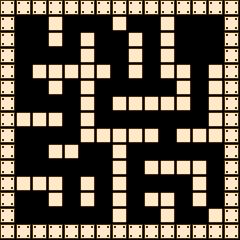

This is a level from a 2D game, rendered from its Tiled map with the project's own tilesets. A one-line summary and the complete map file follow:
An orthogonal 15x15 tile map with 16x16 px tiles, 1 tile layer (Foreground) and 20 objects (player_start).

<map version="1.0" orientation="orthogonal" width="15" height="15" tilewidth="16" tileheight="16">
 <properties>
  <property name="hp" value="3" />
  <property name="lv" value="1" />
 </properties>
 <tileset firstgid="1" name="chip" tilewidth="16" tileheight="16">
  <image source="chip.png" width="256" height="256" />
 </tileset>
 <layer name="Foreground" width="15" height="15">
  <properties>
   <property name="tileset" value="chip" />
  </properties>
  <data encoding="csv">
18,18,18,18,18,18,18,18,18,18,18,18,18,18,18,
18,0,0,17,0,0,0,17,0,0,17,0,0,0,18,
18,0,0,17,0,17,0,0,17,0,17,0,0,0,18,
18,0,0,0,0,17,0,0,17,0,17,0,0,0,18,
18,0,17,17,17,17,17,0,17,0,17,17,0,17,18,
18,0,0,17,0,17,0,0,0,0,0,17,0,17,18,
18,0,0,0,0,17,0,17,17,17,17,17,0,17,18,
18,17,17,17,0,17,0,0,0,0,0,0,0,17,18,
18,0,0,0,0,17,17,17,17,17,0,17,17,17,18,
18,0,0,17,17,0,0,17,0,0,0,0,0,0,18,
18,0,0,0,0,0,0,17,0,17,17,17,17,0,18,
18,17,17,17,0,17,0,17,0,0,0,0,17,0,18,
18,0,0,17,0,17,0,17,0,17,17,0,17,0,18,
18,0,0,0,0,0,0,17,0,0,17,0,0,17,18,
18,18,18,18,18,18,18,18,18,18,18,18,18,18,18
</data>
 </layer>
 <objectgroup color="#00ff00" name="object" width="15" height="15" opacity="0.49">
  <object name="start" type="player_start" gid="1" x="192" y="48" />
  <object gid="27" x="32" y="208" />
  <object gid="66" x="176" y="128" />
  <object gid="66" x="128" y="192" />
  <object gid="66" x="64" y="64" />
  <object gid="2" x="208" y="192" />
  <object gid="6" x="144" y="224" />
  <object gid="65" x="112" y="128" />
  <object gid="65" x="112" y="64" />
  <object gid="65" x="48" y="112" />
  <object gid="65" x="80" y="176" />
  <object gid="2" x="112" y="96" />
  <object gid="2" x="96" y="112" />
  <object gid="65" x="176" y="192" />
  <object gid="2" x="96" y="48" />
  <object gid="66" x="32" y="144" />
  <object gid="66" x="16" y="160" />
  <object gid="66" x="32" y="176" />
  <object gid="66" x="64" y="192" />
  <object gid="2" x="16" y="144" />
 </objectgroup>
</map>
